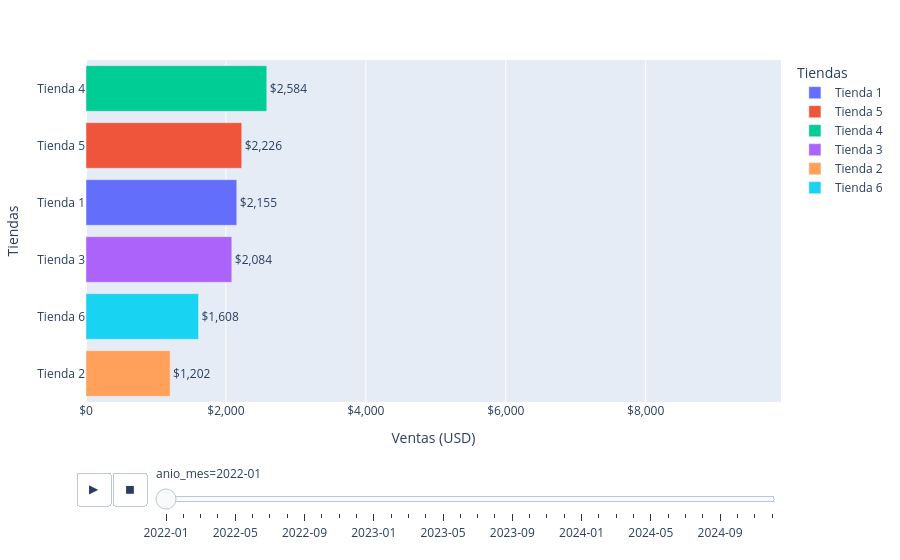

The cell this chart's notebook holds for it:
### Markdown cell above
# Ranking de ventras por mes

### Code cell
import pandas as pd
import plotly.express as px

# 1) Asegurar fecha + anio_mes
data['fecha'] = pd.to_datetime(data['fecha'])
data['anio_mes'] = data['fecha'].dt.to_period('M').astype(str)

# 2) Ventas del mes por tienda
mensual = (
    data.groupby(['tienda', 'anio_mes'], as_index=False)['precio']
        .sum()
        .sort_values('anio_mes')
)

# 3) Gráfica ranking (bar race)
graf = px.bar(
    mensual,
    x='precio',
    y='tienda',
    color='tienda',
    text='precio',                 # usaremos formato custom
    animation_frame='anio_mes',
    range_x=[0, mensual['precio'].max() * 1.15],
    labels={
        'anio': 'Año',
        'precio': 'Ventas (USD)',
        'tienda': 'Tiendas'
    }
)

# 4) Formato: USD + separador de miles (ej: $12,345)
graf.update_traces(texttemplate='$%{x:,.0f}', textposition='outside')

# 5) Eje X con separador de miles también
graf.update_xaxes(tickformat='$,.0f')

# 6) Ranking dinámico: orden por valor del frame
# (si el #1 te queda abajo, cambia a 'total descending')
graf.update_layout(yaxis={'categoryorder': 'total ascending'})

graf.show()

### Figure 1 — Plotly figure (JSON) as saved in the notebook; plotly's stock layout.template omitted (floating-point values rounded to 4 significant figures)
{"data": [{"hovertemplate": "Tiendas=%{y}<br>anio_mes=2022-01<br>Ventas (USD)=%{text}<extra></extra>", "legendgroup": "Tienda 1", "marker": {"color": "#636efa", "pattern": {"shape": ""}}, "name": "Tienda 1", "orientation": "h", "showlegend": true, "text": [2155.0], "textposition": "outside", "texttemplate": "$%{x:,.0f}", "type": "bar", "x": [2155], "xaxis": "x", "y": ["Tienda 1"], "yaxis": "y"}, {"hovertemplate": "Tiendas=%{y}<br>anio_mes=2022-01<br>Ventas (USD)=%{text}<extra></extra>", "legendgroup": "Tienda 5", "marker": {"color": "#EF553B", "pattern": {"shape": ""}}, "name": "Tienda 5", "orientation": "h", "showlegend": true, "text": [2226.0], "textposition": "outside", "texttemplate": "$%{x:,.0f}", "type": "bar", "x": [2226], "xaxis": "x", "y": ["Tienda 5"], "yaxis": "y"}, {"hovertemplate": "Tiendas=%{y}<br>anio_mes=2022-01<br>Ventas (USD)=%{text}<extra></extra>", "legendgroup": "Tienda 4", "marker": {"color": "#00cc96", "pattern": {"shape": ""}}, "name": "Tienda 4", "orientation": "h", "showlegend": true, "text": [2584.0], "textposition": "outside", "texttemplate": "$%{x:,.0f}", "type": "bar", "x": [2584], "xaxis": "x", "y": ["Tienda 4"], "yaxis": "y"}, {"hovertemplate": "Tiendas=%{y}<br>anio_mes=2022-01<br>Ventas (USD)=%{text}<extra></extra>", "legendgroup": "Tienda 3", "marker": {"color": "#ab63fa", "pattern": {"shape": ""}}, "name": "Tienda 3", "orientation": "h", "showlegend": true, "text": [2084.0], "textposition": "outside", "texttemplate": "$%{x:,.0f}", "type": "bar", "x": [2084], "xaxis": "x", "y": ["Tienda 3"], "yaxis": "y"}, {"hovertemplate": "Tiendas=%{y}<br>anio_mes=2022-01<br>Ventas (USD)=%{text}<extra></extra>", "legendgroup": "Tienda 2", "marker": {"color": "#FFA15A", "pattern": {"shape": ""}}, "name": "Tienda 2", "orientation": "h", "showlegend": true, "text": [1202.0], "textposition": "outside", "texttemplate": "$%{x:,.0f}", "type": "bar", "x": [1202], "xaxis": "x", "y": ["Tienda 2"], "yaxis": "y"}, {"hovertemplate": "Tiendas=%{y}<br>anio_mes=2022-01<br>Ventas (USD)=%{text}<extra></extra>", "legendgroup": "Tienda 6", "marker": {"color": "#19d3f3", "pattern": {"shape": ""}}, "name": "Tienda 6", "orientation": "h", "showlegend": true, "text": [1608.0], "textposition": "outside", "texttemplate": "$%{x:,.0f}", "type": "bar", "x": [1608], "xaxis": "x", "y": ["Tienda 6"], "yaxis": "y"}], "layout": {"barmode": "relative", "legend": {"title": {"text": "Tiendas"}, "tracegroupgap": 0}, "margin": {"t": 60}, "sliders": [{"active": 0, "currentvalue": {"prefix": "anio_mes="}, "len": 0.9, "pad": {"b": 10, "t": 60}, "steps": [{"args": [["2022-01"], {"frame": {"duration": 0, "redraw": true}, "fromcurrent": true, "mode": "immediate", "transition": {"duration": 0, "easing": "linear"}}], "label": "2022-01", "method": "animate"}, {"args": [["2022-02"], {"frame": {"duration": 0, "redraw": true}, "fromcurrent": true, "mode": "immediate", "transition": {"duration": 0, "easing": "linear"}}], "label": "2022-02", "method": "animate"}, {"args": [["2022-03"], {"frame": {"duration": 0, "redraw": true}, "fromcurrent": true, "mode": "immediate", "transition": {"duration": 0, "easing": "linear"}}], "label": "2022-03", "method": "animate"}, {"args": [["2022-04"], {"frame": {"duration": 0, "redraw": true}, "fromcurrent": true, "mode": "immediate", "transition": {"duration": 0, "easing": "linear"}}], "label": "2022-04", "method": "animate"}, {"args": [["2022-05"], {"frame": {"duration": 0, "redraw": true}, "fromcurrent": true, "mode": "immediate", "transition": {"duration": 0, "easing": "linear"}}], "label": "2022-05", "method": "animate"}, {"args": [["2022-06"], {"frame": {"duration": 0, "redraw": true}, "fromcurrent": true, "mode": "immediate", "transition": {"duration": 0, "easing": "linear"}}], "label": "2022-06", "method": "animate"}, {"args": [["2022-07"], {"frame": {"duration": 0, "redraw": true}, "fromcurrent": true, "mode": "immediate", "transition": {"duration": 0, "easing": "linear"}}], "label": "2022-07", "method": "animate"}, {"args": [["2022-08"], {"frame": {"duration": 0, "redraw": true}, "fromcurrent": true, "mode": "immediate", "transition": {"duration": 0, "easing": "linear"}}], "label": "2022-08", "method": "animate"}, {"args": [["2022-09"], {"frame": {"duration": 0, "redraw": true}, "fromcurrent": true, "mode": "immediate", "transition": {"duration": 0, "easing": "linear"}}], "label": "2022-09", "method": "animate"}, {"args": [["2022-10"], {"frame": {"duration": 0, "redraw": true}, "fromcurrent": true, "mode": "immediate", "transition": {"duration": 0, "easing": "linear"}}], "label": "2022-10", "method": "animate"}, {"args": [["2022-11"], {"frame": {"duration": 0, "redraw": true}, "fromcurrent": true, "mode": "immediate", "transition": {"duration": 0, "easing": "linear"}}], "label": "2022-11", "method": "animate"}, {"args": [["2022-12"], {"frame": {"duration": 0, "redraw": true}, "fromcurrent": true, "mode": "immediate", "transition": {"duration": 0, "easing": "linear"}}], "label": "2022-12", "method": "animate"}, {"args": [["2023-01"], {"frame": {"duration": 0, "redraw": true}, "fromcurrent": true, "mode": "immediate", "transition": {"duration": 0, "easing": "linear"}}], "label": "2023-01", "method": "animate"}, {"args": [["2023-02"], {"frame": {"duration": 0, "redraw": true}, "fromcurrent": true, "mode": "immediate", "transition": {"duration": 0, "easing": "linear"}}], "label": "2023-02", "method": "animate"}, {"args": [["2023-03"], {"frame": {"duration": 0, "redraw": true}, "fromcurrent": true, "mode": "immediate", "transition": {"duration": 0, "easing": "linear"}}], "label": "2023-03", "method": "animate"}, {"args": [["2023-04"], {"frame": {"duration": 0, "redraw": true}, "fromcurrent": true, "mode": "immediate", "transition": {"duration": 0, "easing": "linear"}}], "label": "2023-04", "method": "animate"}, {"args": [["2023-05"], {"frame": {"duration": 0, "redraw": true}, "fromcurrent": true, "mode": "immediate", "transition": {"duration": 0, "easing": "linear"}}], "label": "2023-05", "method": "animate"}, {"args": [["2023-06"], {"frame": {"duration": 0, "redraw": true}, "fromcurrent": true, "mode": "immediate", "transition": {"duration": 0, "easing": "linear"}}], "label": "2023-06", "method": "animate"}, {"args": [["2023-07"], {"frame": {"duration": 0, "redraw": true}, "fromcurrent": true, "mode": "immediate", "transition": {"duration": 0, "easing": "linear"}}], "label": "2023-07", "method": "animate"}, {"args": [["2023-08"], {"frame": {"duration": 0, "redraw": true}, "fromcurrent": true, "mode": "immediate", "transition": {"duration": 0, "easing": "linear"}}], "label": "2023-08", "method": "animate"}, {"args": [["2023-09"], {"frame": {"duration": 0, "redraw": true}, "fromcurrent": true, "mode": "immediate", "transition": {"duration": 0, "easing": "linear"}}], "label": "2023-09", "method": "animate"}, {"args": [["2023-10"], {"frame": {"duration": 0, "redraw": true}, "fromcurrent": true, "mode": "immediate", "transition": {"duration": 0, "easing": "linear"}}], "label": "2023-10", "method": "animate"}, {"args": [["2023-11"], {"frame": {"duration": 0, "redraw": true}, "fromcurrent": true, "mode": "immediate", "transition": {"duration": 0, "easing": "linear"}}], "label": "2023-11", "method": "animate"}, {"args": [["2023-12"], {"frame": {"duration": 0, "redraw": true}, "fromcurrent": true, "mode": "immediate", "transition": {"duration": 0, "easing": "linear"}}], "label": "2023-12", "method": "animate"}, {"args": [["2024-01"], {"frame": {"duration": 0, "redraw": true}, "fromcurrent": true, "mode": "immediate", "transition": {"duration": 0, "easing": "linear"}}], "label": "2024-01", "method": "animate"}, {"args": [["2024-02"], {"frame": {"duration": 0, "redraw": true}, "fromcurrent": true, "mode": "immediate", "transition": {"duration": 0, "easing": "linear"}}], "label": "2024-02", "method": "animate"}, {"args": [["2024-03"], {"frame": {"duration": 0, "redraw": true}, "fromcurrent": true, "mode": "immediate", "transition": {"duration": 0, "easing": "linear"}}], "label": "2024-03", "method": "animate"}, {"args": [["2024-04"], {"frame": {"duration": 0, "redraw": true}, "fromcurrent": true, "mode": "immediate", "transition": {"duration": 0, "easing": "linear"}}], "label": "2024-04", "method": "animate"}, {"args": [["2024-05"], {"frame": {"duration": 0, "redraw": true}, "fromcurrent": true, "mode": "immediate", "transition": {"duration": 0, "easing": "linear"}}], "label": "2024-05", "method": "animate"}, {"args": [["2024-06"], {"frame": {"duration": 0, "redraw": true}, "fromcurrent": true, "mode": "immediate", "transition": {"duration": 0, "easing": "linear"}}], "label": "2024-06", "method": "animate"}, {"args": [["2024-07"], {"frame": {"duration": 0, "redraw": true}, "fromcurrent": true, "mode": "immediate", "transition": {"duration": 0, "easing": "linear"}}], "label": "2024-07", "method": "animate"}, {"args": [["2024-08"], {"frame": {"duration": 0, "redraw": true}, "fromcurrent": true, "mode": "immediate", "transition": {"duration": 0, "easing": "linear"}}], "label": "2024-08", "method": "animate"}, {"args": [["2024-09"], {"frame": {"duration": 0, "redraw": true}, "fromcurrent": true, "mode": "immediate", "transition": {"duration": 0, "easing": "linear"}}], "label": "2024-09", "method": "animate"}, {"args": [["2024-10"], {"frame": {"duration": 0, "redraw": true}, "fromcurrent": true, "mode": "immediate", "transition": {"duration": 0, "easing": "linear"}}], "label": "2024-10", "method": "animate"}, {"args": [["2024-11"], {"frame": {"duration": 0, "redraw": true}, "fromcurrent": true, "mode": "immediate", "transition": {"duration": 0, "easing": "linear"}}], "label": "2024-11", "method": "animate"}, {"args": [["2024-12"], {"frame": {"duration": 0, "redraw": true}, "fromcurrent": true, "mode": "immediate", "transition": {"duration": 0, "easing": "linear"}}], "label": "2024-12", "method": "animate"}], "x": 0.1, "xanchor": "left", "y": 0, "yanchor": "top"}], "updatemenus": [{"buttons": [{"args": [null, {"frame": {"duration": 500, "redraw": true}, "fromcurrent": true, "mode": "immediate", "transition": {"duration": 500, "easing": "linear"}}], "label": "&#9654;", "method": "animate"}, {"args": [[null], {"frame": {"duration": 0, "redraw": true}, "fromcurrent": true, "mode": "immediate", "transition": {"duration": 0, "easing": "linear"}}], "label": "&#9724;", "method": "animate"}], "direction": "left", "pad": {"r": 10, "t": 70}, "showactive": false, "type": "buttons", "x": 0.1, "xanchor": "right", "y": 0, "yanchor": "top"}], "xaxis": {"anchor": "y", "domain": [0, 1], "range": [0, 9934.0], "tickformat": "$,.0f", "title": {"text": "Ventas (USD)"}}, "yaxis": {"anchor": "x", "categoryarray": ["Tienda 6", "Tienda 2", "Tienda 3", "Tienda 4", "Tienda 5", "Tienda 1"], "categoryorder": "total ascending", "domain": [0, 1], "title": {"text": "Tiendas"}}}}
